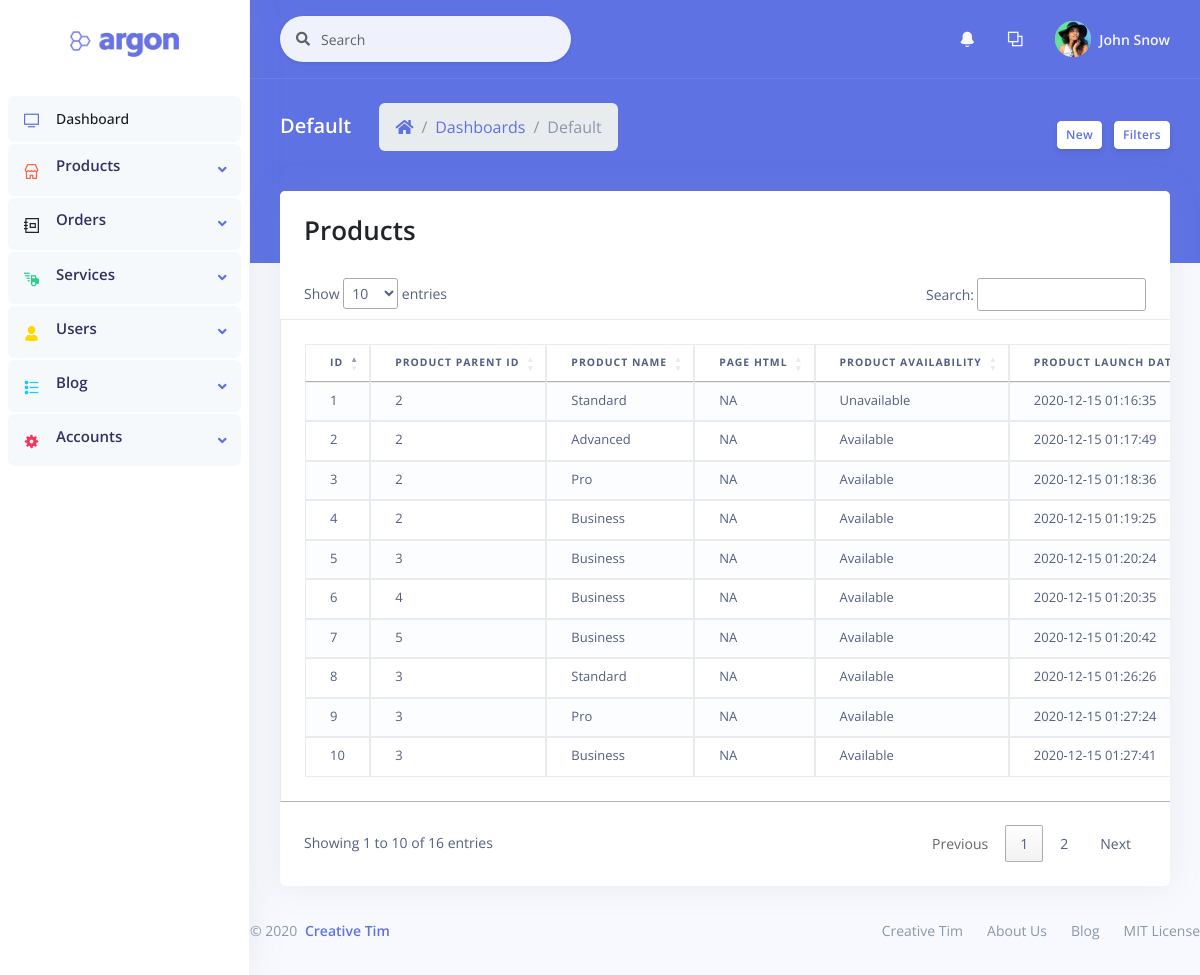
Screenshot of /argon-dashboard-master/viewproduct.php with the database file from the repository.
### tables this page shows
CREATE TABLE `tbl_product` (
  `id` int(11) NOT NULL,
  `prod_parent_id` int(11) NOT NULL,
  `prod_name` varchar(100) NOT NULL,
  `html` longtext DEFAULT NULL,
  `prod_available` tinyint(1) NOT NULL,
  `prod_launch_date` datetime NOT NULL
);

CREATE TABLE `tbl_product_description` (
  `id` int(11) NOT NULL,
  `prod_id` int(11) NOT NULL,
  `description` longtext DEFAULT NULL CHECK (json_valid(`description`)),
  `mon_price` float NOT NULL,
  `annual_price` float NOT NULL,
  `sku` varchar(55) DEFAULT NULL
);

### admin/Dbcon.php (called while the page is built, shortened)
<?php
class Dbcon
{
    function __construct()
    {
        $this->conn = new mysqli('localhost', 'root', '', 'ced_hosting');
    }
}
$db = new Dbcon();

### admin/Product.php (called while the page is built, shortened)
<?php
require_once 'Dbcon.php';
class Product
{
    function view_products($conn)
    {
        $a = array();
        $sql = "SELECT * FROM `tbl_product` INNER JOIN `tbl_product_description` ON `tbl_product`.id=`tbl_product_description`.`prod_id`";
        $result = $conn->query($sql);
        if ($result->num_rows > 0) {
            while ($row = $result->fetch_assoc()) {
                array_push($a, $row);
            }
            return $a;
        }
    }
}

### argon-dashboard-master/viewproduct.php (the view, shortened to what this page needs)
<?php require_once '../admin/Product.php'; ?>
<?php require_once 'header.php'; ?>
<div class="main-content" id="panel">
    <nav class="navbar navbar-top navbar-expand navbar-dark bg-primary border-bottom">
        <div class="container-fluid">
            <div class="collapse navbar-collapse" id="navbarSupportedContent">
                <form class="navbar-search navbar-search-light form-inline mr-sm-3" id="navbar-search-main">
                    <div class="form-group mb-0">
                        <div class="input-group input-group-alternative input-group-merge">
                            <div class="input-group-prepend">
                                <span class="input-group-text"><i class="fas fa-search"></i></span>
                            </div>
                            <input class="form-control" placeholder="Search" type="text">
                        </div>
                    </div>
                </form>
                <ul class="navbar-nav align-items-center  ml-md-auto ">
                    <li class="nav-item dropdown">
                        <a class="nav-link" href="#" role="button" data-toggle="dropdown" aria-haspopup="true" aria-expanded="false">
                            <i class="ni ni-bell-55"></i>
                        </a>
                    </li>
                    <li class="nav-item dropdown">
                        <a class="nav-link" href="#" role="button" data-toggle="dropdown" aria-haspopup="true" aria-expanded="false">
                            <i class="ni ni-ungroup"></i>
                        </a>
                    </li>
                </ul>
                <ul class="navbar-nav align-items-center  ml-auto ml-md-0 ">
                    <li class="nav-item dropdown">
                        <a class="nav-link pr-0" href="#" role="button" data-toggle="dropdown" aria-haspopup="true" aria-expanded="false">
                            <div class="media align-items-center">
                                <span class="avatar avatar-sm rounded-circle">
                                    <img alt="Image placeholder" src="assets/img/theme/team-4.jpg">
                                </span>
                                <div class="media-body  ml-2  d-none d-lg-block">
                                    <span class="mb-0 text-sm  font-weight-bold"><?php if (isset($_SESSION['login'])) {
                                                                                        echo 'Admin';
                                                                                    } else { ?> John Snow <?php } ?></span>
                                </div>
                            </div>
                        </a>
                    </li>
                </ul>
            </div>
        </div>
    </nav>
    <div class="header bg-primary pb-6">
        <div class="container-fluid">
            <div class="header-body">
                <div class="row align-items-center py-4">
                    <div class="col-lg-6 col-7">
                        <h6 class="h2 text-white d-inline-block mb-0">Default</h6>
                        <nav aria-label="breadcrumb" class="d-none d-md-inline-block ml-md-4">
                            <ol class="breadcrumb breadcrumb-links breadcrumb-dark">
                                <li class="breadcrumb-item"><a href="#"><i class="fas fa-home"></i></a></li>
                                <li class="breadcrumb-item"><a href="#">Dashboards</a></li>
                                <li class="breadcrumb-item active" aria-current="page">Default</li>
                            </ol>
                        </nav>
                    </div>
                    <div class="col-lg-6 col-5 text-right">
                        <a href="#" class="btn btn-sm btn-neutral">New</a>
                        <a href="#" class="btn btn-sm btn-neutral">Filters</a>
                    </div>
                </div>
            </div>
        </div>
    </div>
    <div class="container-fluid mt--6">
        <div class="row">
            <div class="col-xl-12">
                <div class="card">
                    <div class="card-header border-0">
                        <div class="row align-items-center">
                            <div class="col">
                                <div class="h1 text-dark">Products</div>
                            </div>
                        </div>
                    </div>
                    <div class="table-responsive pb-4">
                        <table id="productsTable" class="table table-bordered table-striped p-4">
                            <thead>
                                <tr>
                                    <th>Id</th>
                                    <th>Product Parent Id</th>
                                    <th>Product Name</th>
                                    <th>Page HTML</th>
                                    <th>Product Availability</th>
                                    <th>Product Launch Date</th>
                                </tr>
                            </thead>
                            <tbody>
                                <?php $view_products = new Product(); ?>
                                <?php $result = $view_products->view_products($db->conn); ?>
                                <?php foreach ($result as $key => $value) { ?>
                                    <tr>
                                        <td><?php echo $value['id']; ?></td>
                                        <td><?php echo $value['prod_parent_id']; ?></td>
                                        <td><?php echo $value['prod_name']; ?></td>
                                        <td><?php echo $value['html']; ?></td>
                                        <?php if ($value['prod_available'] == 1) { ?>
                                            <?php $availability = 'Available'; ?>
                                        <?php } else { ?>
                                            <?php $availability = 'Unavailable'; ?>
                                        <?php } ?>
                                        <td><?php echo $availability; ?></td>
                                        <td><?php echo $value['prod_launch_date']; ?></td>
                                    </tr>
                                <?php } ?>
                            </tbody>
                        </table>
                    </div>
                </div>
            </div>
        </div>
    </div>
    <?php require_once 'footer.php' ?>
</div>
</body>
</html>

### rows the page displays
tbl_product: tbl_product_description.id "1", prod_parent "2", prod_name "Standard", html "NA", prod_available "Unavailable", prod_launch_date "2020-12-15 01:16:35"
tbl_product: tbl_product_description.id "2", prod_parent "2", prod_name "Advanced", html "NA", prod_available "Available", prod_launch_date "2020-12-15 01:17:49"
tbl_product: tbl_product_description.id "3", prod_parent "2", prod_name "Pro", html "NA", prod_available "Available", prod_launch_date "2020-12-15 01:18:36"
tbl_product: tbl_product_description.id "4", prod_parent "2", prod_name "Business", html "NA", prod_available "Available", prod_launch_date "2020-12-15 01:19:25"
tbl_product: tbl_product_description.id "5", prod_parent "3", prod_name "Business", html "NA", prod_available "Available", prod_launch_date "2020-12-15 01:20:24"
tbl_product: tbl_product_description.id "6", prod_parent "4", prod_name "Business", html "NA", prod_available "Available", prod_launch_date "2020-12-15 01:20:35"
tbl_product: tbl_product_description.id "7", prod_parent "5", prod_name "Business", html "NA", prod_available "Available", prod_launch_date "2020-12-15 01:20:42"
tbl_product: tbl_product_description.id "8", prod_parent "3", prod_name "Standard", html "NA", prod_available "Available", prod_launch_date "2020-12-15 01:26:26"
tbl_product: tbl_product_description.id "9", prod_parent "3", prod_name "Pro", html "NA", prod_available "Available", prod_launch_date "2020-12-15 01:27:24"
tbl_product: tbl_product_description.id "10", prod_parent "3", prod_name "Business", html "NA", prod_available "Available", prod_launch_date "2020-12-15 01:27:41"
